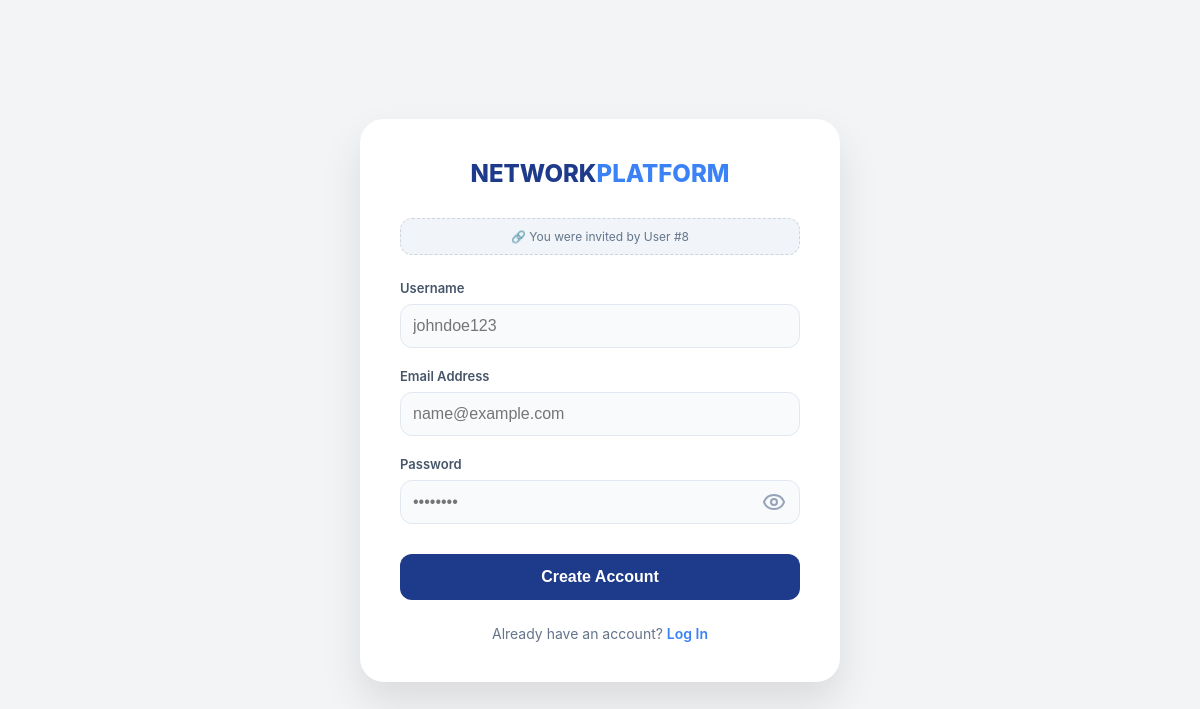
/register.php?ref=8, run on an earlier commit of the app's database.
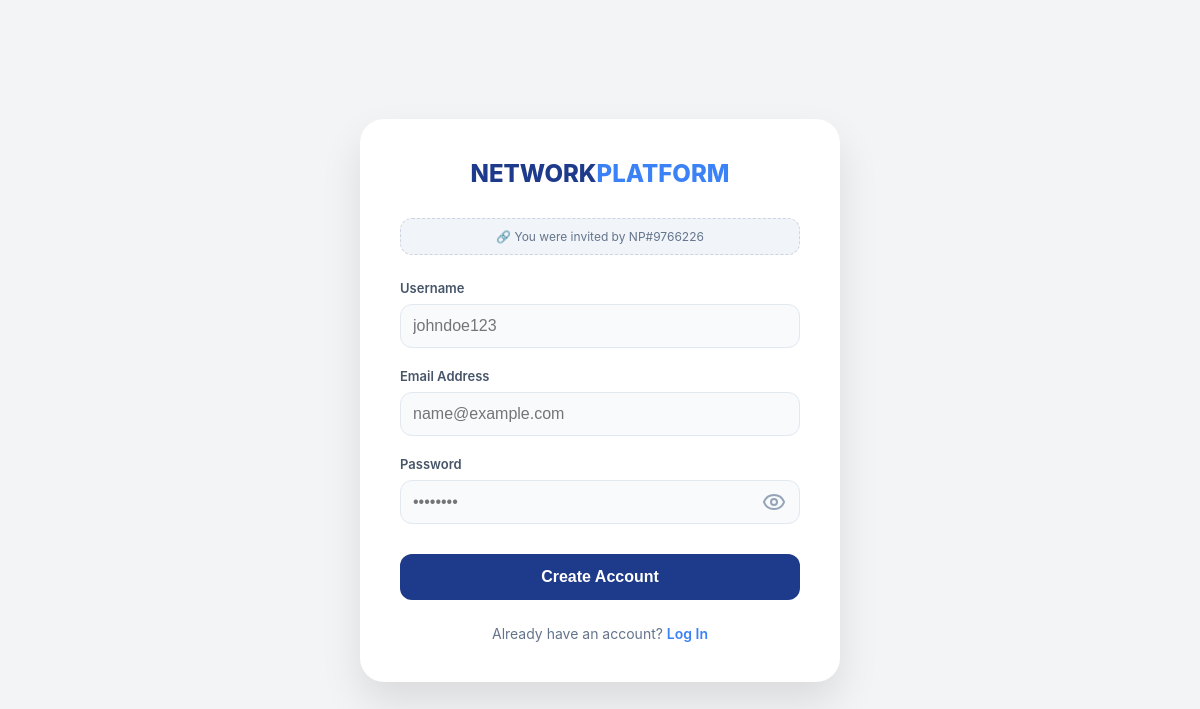
And on a later commit of the database.
### tables this page shows
CREATE TABLE `users` (
  `id` int(11) NOT NULL,
  `username` varchar(50) NOT NULL,
  `password` varchar(255) NOT NULL,
  `email` varchar(100) NOT NULL,
  `referrer_id` int(11) DEFAULT NULL,
  `wallet_balance` decimal(15,2) DEFAULT 0.00,
  `investment_amount` decimal(15,2) DEFAULT 0.00,
  `user_rank` enum('Basic','Silver','Gold','Diamond') DEFAULT 'Basic',
  `created_at` timestamp NOT NULL DEFAULT current_timestamp(),
  `last_withdrawal_date` timestamp NULL DEFAULT NULL,
  `role` varchar(10) DEFAULT 'user',
  `status` enum('active','banned') DEFAULT 'active',
  `user_code` varchar(20) DEFAULT NULL
);

### functions.php (called while the page is built, shortened)
<?php
function generateUniqueUserCode($pdo) {
    $year_suffix = date('y');
    for ($i = 0; $i < 50; $i++) {
        $random_part = (string)random_int(10000, 99999);
        $candidate = "NP#{$random_part}{$year_suffix}";
        $check = $pdo->prepare("SELECT COUNT(*) FROM users WHERE user_code = ?");
        $check->execute([$candidate]);
        if ((int)$check->fetchColumn() === 0) {
            return $candidate;
        }
    }
    throw new Exception("Unable to generate unique user code.");
}
function ensureUserCode($pdo, $user_id) {
    $stmt = $pdo->prepare("SELECT user_code FROM users WHERE id = ?");
    $stmt->execute([(int)$user_id]);
    $new_code = generateUniqueUserCode($pdo);
    $update = $pdo->prepare("UPDATE users SET user_code = ? WHERE id = ? AND (user_code IS NULL OR user_code = '')");
    $update->execute([$new_code, (int)$user_id]);
    $stmt->execute([(int)$user_id]);
    return (string)$stmt->fetchColumn();
}
function getUserCodeById($pdo, $user_id) {
    $stmt = $pdo->prepare("SELECT user_code FROM users WHERE id = ?");
    $stmt->execute([(int)$user_id]);
    $code = $stmt->fetchColumn();
    if (!empty($code)) {
        return $code;
    }
    return ensureUserCode($pdo, (int)$user_id);
}
?>

### register.php (the view, shortened to what this page needs)
<?php
include 'db.php';
include 'functions.php';
$ref_id = isset($_GET['ref']) ? (int)$_GET['ref'] : null;
$ref_code = $ref_id ? getUserCodeById($pdo, $ref_id) : null;
?>
<!DOCTYPE html>
<html lang="en">
<head>
</head>
<body>
<div class="register-card">
    <a href="index.php" class="logo">NETWORK<span>PLATFORM</span></a>
    <?php if($ref_id): ?>
        <div class="ref-badge">
            🔗 You were invited by <?php echo htmlspecialchars($ref_code ?: ("User #" . $ref_id)); ?>
        </div>
    <?php endif; ?>
    <form method="POST">
        <div class="form-group">
            <label>Username</label>
            <input type="text" name="username" placeholder="johndoe123" required>
        </div>
        <div class="form-group">
            <label>Email Address</label>
            <input type="email" name="email" placeholder="name@example.com" required>
        </div>
        <div class="form-group">
            <label>Password</label>
            <div class="password-wrapper">
                <input type="password" name="password" id="password" placeholder="••••••••" required>
                <button type="button" class="toggle-password" onclick="togglePassword()">
                    <i id="eye-icon" data-lucide="eye"></i>
                </button>
            </div>
        </div>
        <button type="submit" class="btn-register">Create Account</button>
    </form>
    <div class="footer-link">
        Already have an account? <a href="login.php">Log In</a>
    </div>
</div>
</body>
</html>

What changed in the data, as far as the page shows it:
changed users: user_code "User #8" → "NP#9766226"
